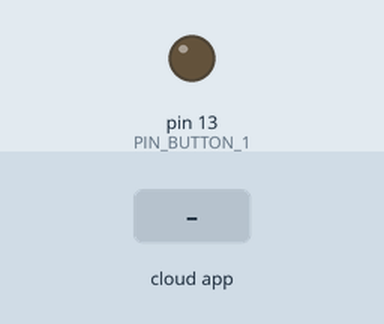
Simulated run of this sketch. Board: Arduino Uno, built with avr-gcc and run on an emulated ATmega328P. Parts: output pins drawn as LEDs (lit = HIGH). The inputs (shaded band) are chosen by the test bench. The RemoteXY app is connected.

Above: at 1.2 s.
1.3 s: the phone or cloud app sets button_1 to 1
At 1.7 s:
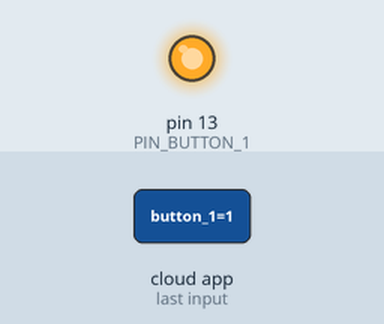
2.8 s: the phone or cloud app sets button_1 to 0
At 4.1 s:
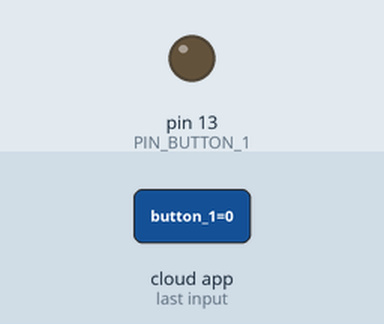
Timing chart, 0 to 5.8 s (numbered marks = the images above; inputs shaded):
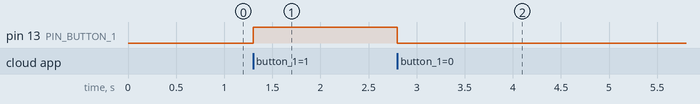

Measured:
- after the input at 1.3 s, pin 13 (PIN_BUTTON_1): LOW → HIGH at once
- after the input at 2.8 s, pin 13 (PIN_BUTTON_1): HIGH → LOW at once

The sketch:

test_remotexy.ino
```cpp
// (licence header left out)
//////////////////////////////////////////////
//        RemoteXY include library          //
//////////////////////////////////////////////

// RemoteXY select connection mode and include library
#define REMOTEXY_MODE__SOFTSERIAL
#include <SoftwareSerial.h>

#include <RemoteXY.h>

// RemoteXY connection settings
#define REMOTEXY_SERIAL_RX 2
#define REMOTEXY_SERIAL_TX 3
#define REMOTEXY_SERIAL_SPEED 9600


// RemoteXY configurate
#pragma pack(push, 1)
uint8_t RemoteXY_CONF[] =
  { 255,4,0,0,0,43,0,8,13,0,
  1,1,43,18,12,12,2,31,88,0,
  1,1,29,27,12,12,2,31,88,0,
  1,1,43,36,12,12,2,31,88,0,
  1,1,57,27,12,12,2,31,88,0 };

// this structure defines all the variables of your control interface
struct {

    // input variable
  uint8_t button_1; // =1 if button pressed, else =0
  uint8_t button_2; // =1 if button pressed, else =0
  uint8_t button_3; // =1 if button pressed, else =0
  uint8_t button_4; // =1 if button pressed, else =0

    // other variable
  uint8_t connect_flag;  // =1 if wire connected, else =0

} RemoteXY;
#pragma pack(pop)

/////////////////////////////////////////////
//           END RemoteXY include          //
/////////////////////////////////////////////

#define PIN_BUTTON_1 13


void setup()
{
  RemoteXY_Init ();

  pinMode (PIN_BUTTON_1, OUTPUT);

  // TODO you setup code

}

void loop()
{
  RemoteXY_Handler ();

  digitalWrite(PIN_BUTTON_1, (RemoteXY.button_1==0)?LOW:HIGH);

  // TODO you loop code
  // use the RemoteXY structure for data transfer


}
```
